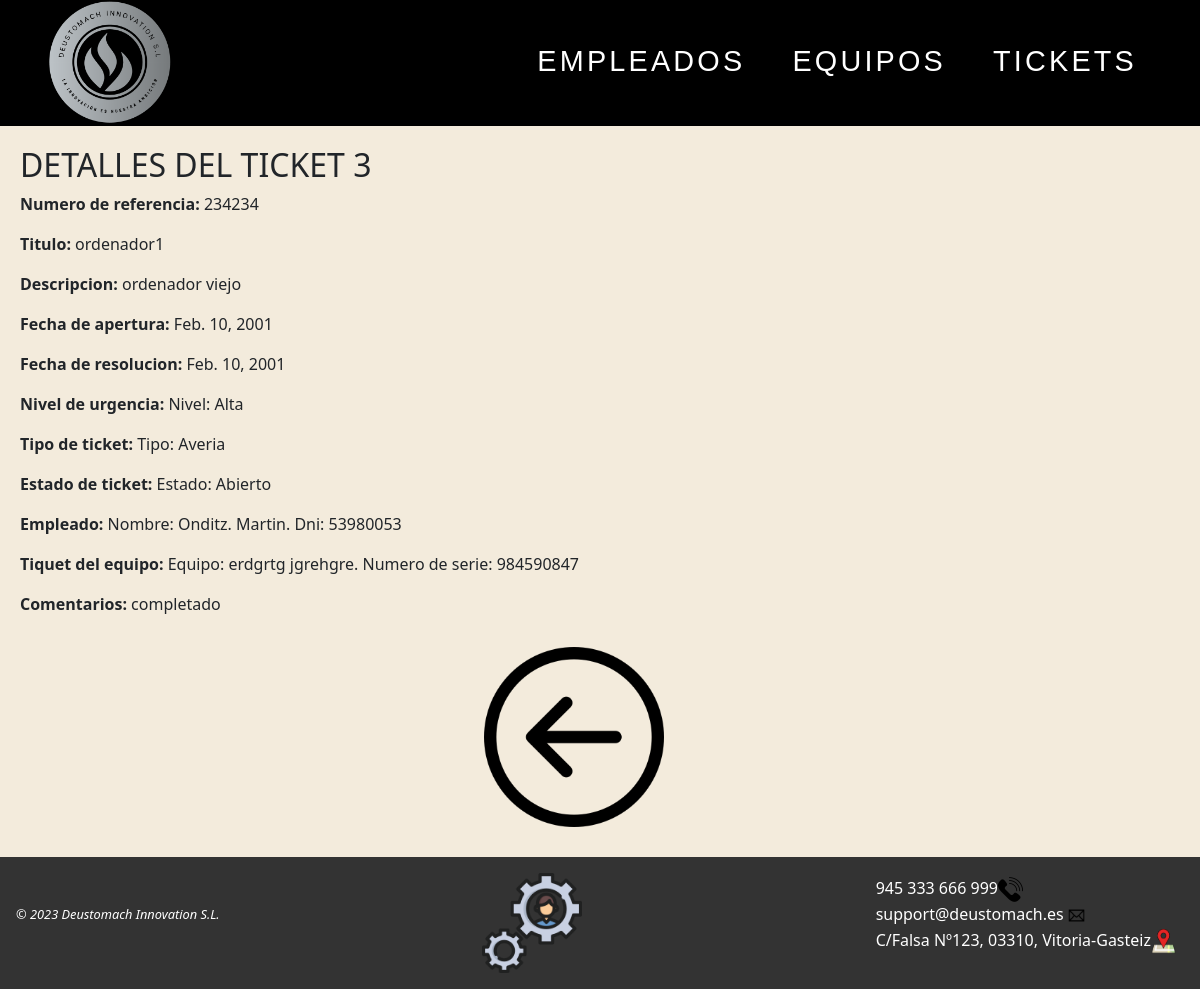
Page /AppWeb/listadoTickets/3 on the committed database.
### AppWeb/models.py (models this page shows, shortened)
class Ticket(models.Model):
    nref = models.CharField(max_length = 20, unique=True)
    titulo = models.CharField(max_length = 10)
    descripcion = models.CharField(max_length = 50)
    fechaApertura = models.DateField()
    fechaResolucion = models.DateField()
    nivelUrgencia = models.ForeignKey('NivelUrgencia', on_delete=models.CASCADE) # relación one-to-many para seleccionar el nivel de urgencia
    tipo = models.ForeignKey('TipoTicket', on_delete=models.CASCADE) # relación one-to-many para seleccionar el tipo de ticket
    estado = models.ForeignKey('EstadoTicket', on_delete=models.CASCADE) # relación one-to-many para seleccionar el estado del ticket
    empleado = models.ForeignKey('Empleado', on_delete=models.CASCADE, default="") # relación one-to-many, un ticket solo es atendido por un empleado
    equipo = models.ForeignKey('Equipo', on_delete=models.CASCADE, default="") # relación one-to-many, un ticket solo puede tener un equipo
    comentarios = models.CharField(max_length = 40)

class NivelUrgencia(models.Model):
    nombre = models.CharField(max_length=20)
    def __str__(self):
        return f" Nivel: {self.nombre}"

class TipoTicket(models.Model):
    nombre = models.CharField(max_length=20)
    def __str__(self):
        return f" Tipo: {self.nombre}"

class EstadoTicket(models.Model):
    nombre = models.CharField(max_length=20)
    def __str__(self):
        return f" Estado: {self.nombre}"

class Empleado(models.Model):
    dni = models.CharField(max_length=9, unique=True)
    nombre = models.CharField(max_length=15)
    apellidos = models.CharField(max_length=25)
    email = models.CharField(max_length=30)
    telefono = models.IntegerField(default=0)
    def __str__(self):
        return f" Nombre: {self.nombre}. {self.apellidos}. Dni: {self.dni}"

class Equipo(models.Model):
    nserie = models.CharField(max_length=20, unique=True)
    modelo = models.CharField(max_length=50)
    marca = models.CharField(max_length=30)
    tipo = models.CharField(max_length=20)
    fechaAdquisicion = models.DateField()
    fechaPuestaMarcha = models.DateField()
    provNombre = models.CharField(max_length=30)
    provTelefono = models.IntegerField(default=0)
    planta = models.CharField(max_length=15)
    def __str__(self):
        return f" Equipo: {self.marca} {self.modelo}. Numero de serie: {self.nserie}"

### AppWeb/views.py (the view)
# urls.py: path('AppWeb/listadoTickets/<int:pk>',views.DetalleTicket.as_view(), name='detalle-ticket'),
class DetalleTicket(DetailView):
    template_name = 'detalleTicket.html'
    model = Ticket

### AppWeb/templates/detalleTicket.html
{% extends "homeTickets.html" %}
{% load static %}
{% block contenido %}
{% if ticket %}
<div class="contenido">
    <h2>DETALLES DEL TICKET {{ticket.id}}</h2>
    <ul class="detalles">
        <li>
            <p><b>Numero de referencia: </b>{{ticket.nref}} </p>
        </li>
        <li>
            <p><b>Titulo: </b>{{ticket.titulo}}</p>
        </li>
        <li>
            <p><b>Descripcion: </b>{{ticket.descripcion}}</p>
        </li>
        <li>
            <p><b>Fecha de apertura: </b>{{ticket.fechaApertura}}</p>
        </li>
        <li>
            <p><b>Fecha de resolucion: </b>{{ticket.fechaResolucion}} </p>
        </li>
        <li>
            <p><b>Nivel de urgencia: </b>{{ticket.nivelUrgencia}} </p>
        </li>
        <li>
            <p><b>Tipo de ticket: </b>{{ticket.tipo}}</p>
        </li>
        <li>
            <p><b>Estado de ticket: </b>{{ticket.estado}}</p>
        </li>
        <li>
            <p><b>Empleado: </b>{{ticket.empleado}}</p>
        </li>
        <li>
            <p><b>Tiquet del equipo: </b>{{ticket.equipo}}</p>
        </li>
        <li>
            <p><b>Comentarios: </b>{{ticket.comentarios}}</p>
        </li>
    </ul>
    {% else %}
    <p>No existe el ticket seleccionado.</p>
    {% endif %}
    <a href="{% url 'gestion:listado-ticket' %}"><img class="atras" src="{% static 'images/back.png' %}" title="Pulsa para volver a la página anterior"></a>
</div>
{% endblock %}

### AppWeb/static/css/Estilo.css (style rules this page uses)
img { max-width: 100%; height: auto; }
body { background-color: #f3ebdc; }
.detalles { list-style: none; margin: 0; padding: 0; }
.contenido { margin: 0 auto; max-width: 1400px; padding: 20px; }
.atras { width: 180px; margin-left: 40%; margin-bottom: 10px; margin-top: 15px; }
a { color: white; text-decoration: none; }

### rows in the picture
Ticket: id "3", nref "234234", titulo "ordenador1", descripcion "ordenador viejo", fechaApertura "Feb. 10, 2001", fechaResolucion "Feb. 10, 2001", nivelUrgencia "Nivel: Alta", tipo "Tipo: Averia", estado "Estado: Abierto", empleado "Nombre: Onditz. Martin. Dni: 53980053", equipo "Equipo: erdgrtg jgrehgre. Numero de serie: 984590847", comentarios "completado"
